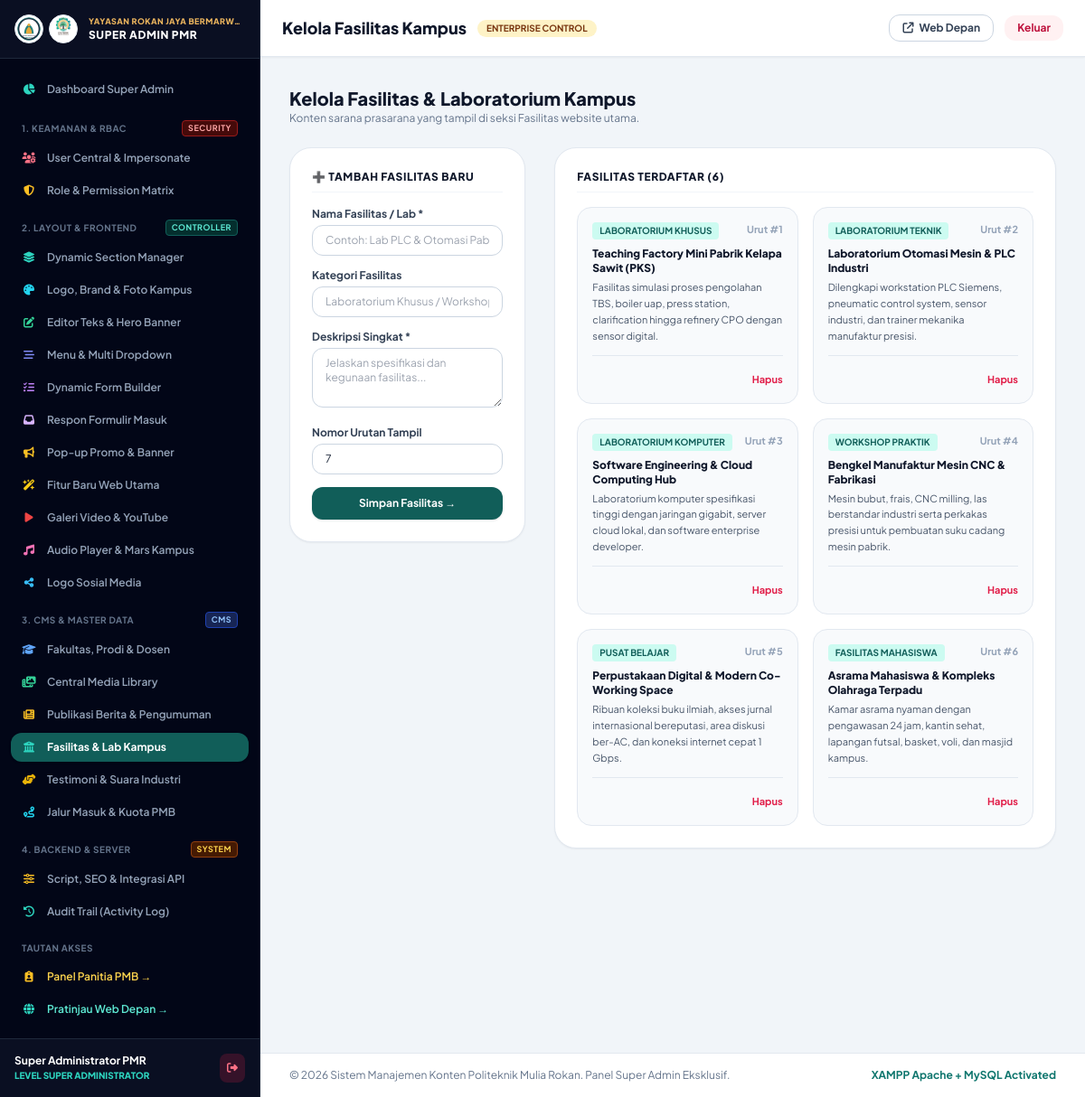
/super-admin/kelola_fasilitas.php (signed in), run on the app's committed database.
### tables this page shows
CREATE TABLE `site_settings` (
  `id` int(11) NOT NULL PRIMARY KEY DEFAULT 1,
  `nama_kampus` varchar(150) NOT NULL DEFAULT 'POLITEKNIK MULIA ROKAN',
  `sub_nama` varchar(255) NOT NULL DEFAULT 'Kampus Vokasi Industri Kelapa Sawit, Rekayasa Manufaktur & Teknologi Digital',
  `tagline` varchar(255) NOT NULL DEFAULT 'Penerimaan Mahasiswa Baru TA 2026/2027',
  `logo_url` varchar(255) NOT NULL DEFAULT 'assets/images/logo-resmi.jpg',
  `logo_yayasan_url` varchar(255) NOT NULL DEFAULT 'assets/images/logo-yayasan.svg',
  `color_primary` varchar(20) NOT NULL DEFAULT '#0f766e',
  `color_primary_dark` varchar(20) NOT NULL DEFAULT '#115e59',
  `color_accent` varchar(20) NOT NULL DEFAULT '#f59e0b',
  `color_accent_dark` varchar(20) NOT NULL DEFAULT '#d97706',
  `running_text` text DEFAULT NULL,
  `hero_badge` varchar(150) DEFAULT '✨ Penerimaan Mahasiswa Baru TA 2026/2027 Resmi Dibuka',
  `hero_title` varchar(255) DEFAULT 'Wujudkan Karir Gemilang Bersama Politeknik Mulia Rokan',
  `hero_subtitle` text DEFAULT NULL,
  `hero_cta_text` varchar(100) DEFAULT 'Daftar PMB Sekarang',
  `hero_cta_link` varchar(200) DEFAULT 'daftar.php',
  `sambutan_direktur_nama` varchar(150) DEFAULT 'Ir. H. Syamsul Bahri, M.T.',
  `sambutan_direktur_jabatan` varchar(150) DEFAULT 'Direktur Politeknik Mulia Rokan',
  `sambutan_direktur_teks` text DEFAULT NULL,
  `sambutan_direktur_foto` varchar(255) DEFAULT 'assets/images/direktur.jpg',
  `visi_teks` text DEFAULT NULL,
  `misi_teks` text DEFAULT NULL,
  `alamat` text DEFAULT NULL,
  `email` varchar(100) DEFAULT 'pmb@politeknikmuliarokan.ac.id',
  `telepon` varchar(50) DEFAULT '(0767) 21998',
  `whatsapp_helpdesk` varchar(50) DEFAULT '0812-3456-7890',
  `jam_operasional` varchar(150) DEFAULT 'Senin - Jumat: 08.00 - 16.00 WIB | Sabtu: 08.00 - 13.00 WIB',
  `google_maps_iframe` text DEFAULT NULL,
  `updated_at` timestamp NOT NULL DEFAULT CURRENT_TIMESTAMP ON UPDATE CURRENT_TIMESTAMP
);

CREATE TABLE `fasilitas_kampus` (
  `id` int(11) NOT NULL AUTO_INCREMENT,
  `nama_fasilitas` varchar(150) NOT NULL,
  `kategori` varchar(50) DEFAULT 'Akademik',
  `deskripsi` text NOT NULL,
  `icon` varchar(50) DEFAULT 'building',
  `gambar` varchar(255) DEFAULT NULL,
  `urutan` int(11) NOT NULL DEFAULT 1,
  PRIMARY KEY (`id`)
);

### super-admin/kelola_fasilitas.php (the view, shortened to what the rows shown need)
<?php
$page_title = "Kelola Fasilitas Kampus";
require_once __DIR__ . '/layout_top.php';
$fasilitas = $pdo->query("SELECT * FROM fasilitas_kampus ORDER BY urutan ASC")->fetchAll();
?>
<div class="max-w-6xl mx-auto space-y-6">
  <div class="flex justify-between items-center">
    <div>
      <h2 class="text-xl font-black text-slate-900">Kelola Fasilitas & Laboratorium Kampus</h2>
    </div>
  </div>
  <div class="grid grid-cols-1 lg:grid-cols-12 gap-8 items-start">
    <div class="lg:col-span-8 bg-white rounded-3xl border border-slate-200 shadow-sm p-6 space-y-4">
      <div class="grid grid-cols-1 sm:grid-cols-2 gap-4">
        <?php foreach ($fasilitas as $f): ?>
          <div class="p-4 bg-slate-50 rounded-2xl border border-slate-200 flex flex-col justify-between">
            <div>
              <div class="flex justify-between items-start mb-2">
                <span class="px-2 py-0.5 rounded text-[10px] font-bold bg-teal-100 text-teal-800 uppercase">
                  <?= htmlspecialchars($f['kategori']); ?>
                </span>
                <span class="text-[11px] font-bold text-slate-400">Urut #<?= $f['urutan']; ?></span>
              </div>
              <h4 class="text-xs font-black text-slate-900 mb-1"><?= htmlspecialchars($f['nama_fasilitas']); ?></h4>
              <p class="text-[11px] text-slate-600 leading-relaxed"><?= htmlspecialchars($f['deskripsi']); ?></p>
            </div>
            <div class="pt-3 border-t border-slate-200 mt-3 text-right">
              <a href="kelola_fasilitas.php?delete=<?= $f['id']; ?>" onclick="return confirm('Hapus fasilitas ini?')" class="text-rose-600 hover:underline font-bold text-[11px]">
                Hapus
              </a>
            </div>
          </div>
        <?php endforeach; ?>
      </div>
    </div>
  </div>
</div>
<?php require_once __DIR__ . '/layout_bottom.php'; ?>

### super-admin/layout_top.php (shortened to what the rows shown need)
<?php
require_once __DIR__ . '/../config/database.php';
$site = getSiteSettings($pdo);
?>
<!DOCTYPE html>
<html lang="id">
<head>
  <script src="https://cdn.tailwindcss.com"></script>
  <link rel="stylesheet" href="../assets/css/style.css">
  <link rel="stylesheet" href="https://cdnjs.cloudflare.com/ajax/libs/font-awesome/6.5.1/css/all.min.css">
</head>
<body class="bg-slate-100 text-slate-800 flex min-h-screen">
  <aside class="w-72 bg-slate-950 text-slate-300 flex flex-col shrink-0 border-r border-slate-800 min-h-screen">
    <div class="p-4 border-b border-slate-800 flex items-center gap-3 bg-slate-900/60">
      <div class="flex items-center gap-1.5 shrink-0">
        <div class="w-8 h-8 rounded-full bg-white p-0.5 shadow-sm border border-slate-200 flex items-center justify-center overflow-hidden">
          <img src="../<?= htmlspecialchars($site['logo_yayasan_url'] ?? 'assets/images/logo-yayasan.png'); ?>" alt="Yayasan" class="w-full h-full object-contain" title="Yayasan Rokan Jaya Bermarwah">
        </div>
        <div class="w-8 h-8 rounded-full bg-white p-0.5 shadow-sm border border-slate-200 flex items-center justify-center overflow-hidden">
          <img src="../<?= htmlspecialchars($site['logo_url'] ?? 'assets/images/logo-politeknik.png'); ?>" alt="Politeknik" class="w-full h-full object-contain" title="Politeknik Mulia Rokan">
        </div>
      </div>
      <div class="overflow-hidden">
        <h2 class="text-xs font-black text-white uppercase tracking-wider truncate">SUPER ADMIN PMR</h2>
      </div>
    </div>
  </aside>
  <div class="flex-1 flex flex-col min-w-0 overflow-y-auto">
    <header class="bg-white border-b border-slate-200 px-6 py-4 flex items-center justify-between shadow-sm sticky top-0 z-30">
      <div class="flex items-center gap-3">
        <h1 class="text-lg font-black text-slate-900"><?= $page_title ?? 'Super Admin Dashboard'; ?></h1>
      </div>
    </header>
    <main class="p-6 sm:p-8 flex-1 space-y-6">

### data on the page
site_settings: logo_yayasan_url (picture), logo_url (picture)
fasilitas_kampus: kategori "LABORATORIUM KHUSUS", urutan "1", nama_fasilitas "Teaching Factory Mini Pabrik Kelapa Sawit (PKS)", deskripsi "Fasilitas simulasi proses pengolahan TBS, boiler uap, press station, clarification hingga refinery CPO dengan sensor digital."
fasilitas_kampus: kategori "LABORATORIUM TEKNIK", urutan "2", nama_fasilitas "Laboratorium Otomasi Mesin & PLC Industri", deskripsi "Dilengkapi workstation PLC Siemens, pneumatic control system, sensor industri, dan trainer mekanika manufaktur presisi."
fasilitas_kampus: kategori "LABORATORIUM KOMPUTER", urutan "3", nama_fasilitas "Software Engineering & Cloud Computing Hub", deskripsi "Laboratorium komputer spesifikasi tinggi dengan jaringan gigabit, server cloud lokal, dan software enterprise developer."
fasilitas_kampus: kategori "WORKSHOP PRAKTIK", urutan "4", nama_fasilitas "Bengkel Manufaktur Mesin CNC & Fabrikasi", deskripsi "Mesin bubut, frais, CNC milling, las berstandar industri serta perkakas presisi untuk pembuatan suku cadang mesin pabrik."
fasilitas_kampus: kategori "PUSAT BELAJAR", urutan "5", nama_fasilitas "Perpustakaan Digital & Modern Co-Working Space", deskripsi "Ribuan koleksi buku ilmiah, akses jurnal internasional bereputasi, area diskusi ber-AC, dan koneksi internet cepat 1 Gbps."
fasilitas_kampus: kategori "FASILITAS MAHASISWA", urutan "6", nama_fasilitas "Asrama Mahasiswa & Kompleks Olahraga Terpadu", deskripsi "Kamar asrama nyaman dengan pengawasan 24 jam, kantin sehat, lapangan futsal, basket, voli, dan masjid kampus."

### other printed values
$_SESSION['admin_nama'] "Super Administrator PMR"
$page_title "Kelola Fasilitas Kampus"
count($fasilitas) "6"
